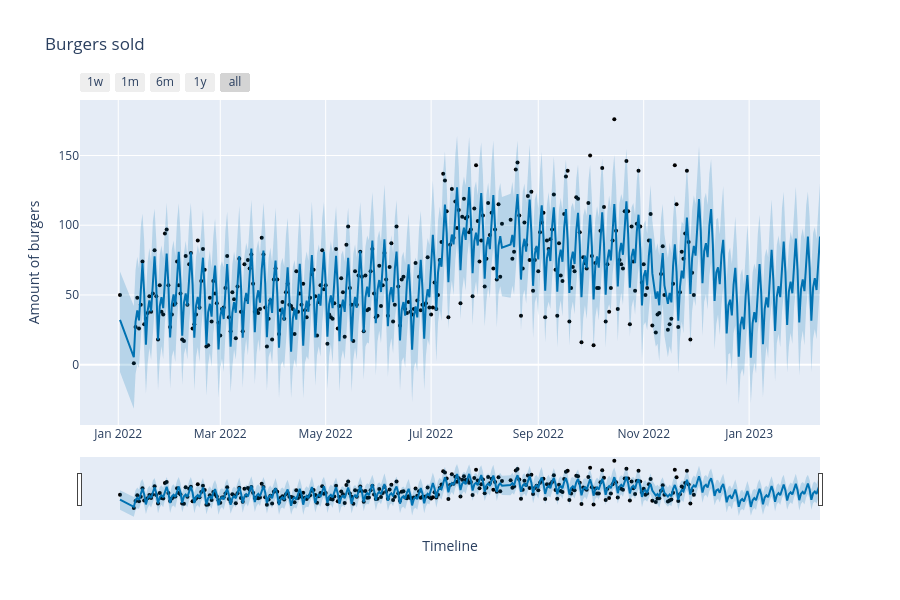

The notebook cell saved with this chart:
### Code cell
from prophet.plot import plot_plotly
from datetime import datetime

fig = plot_plotly(model, forecast)
fig.update_layout(
                  yaxis_title="Amount of burgers",
                  xaxis_title="Timeline",
                  title="Burgers sold",
                  )

fig

### Figure 1 — Plotly figure (JSON) as saved in the notebook; plotly's stock layout.template omitted (floating-point values rounded to 4 significant figures; data arrays with more than 128 entries replaced by an {"elided": "..."} marker saying what was removed)
{"data": [{"marker": {"color": "black", "size": 4}, "mode": "markers", "name": "Actual", "type": "scatter", "x": {"elided": "320 str values"}, "y": {"elided": "320 int values"}}, {"hoverinfo": "skip", "line": {"width": 0}, "mode": "lines", "type": "scatter", "x": {"elided": "393 str values"}, "y": {"elided": "393 float values"}}, {"fill": "tonexty", "fillcolor": "rgba(0, 114, 178, 0.2)", "line": {"color": "#0072B2", "width": 2}, "mode": "lines", "name": "Predicted", "type": "scatter", "x": {"elided": "393 str values"}, "y": {"elided": "393 float values"}}, {"fill": "tonexty", "fillcolor": "rgba(0, 114, 178, 0.2)", "hoverinfo": "skip", "line": {"width": 0}, "mode": "lines", "type": "scatter", "x": {"elided": "393 str values"}, "y": {"elided": "393 float values"}}], "layout": {"height": 600, "showlegend": false, "title": {"text": "Burgers sold"}, "width": 900, "xaxis": {"rangeselector": {"buttons": [{"count": 7, "label": "1w", "step": "day", "stepmode": "backward"}, {"count": 1, "label": "1m", "step": "month", "stepmode": "backward"}, {"count": 6, "label": "6m", "step": "month", "stepmode": "backward"}, {"count": 1, "label": "1y", "step": "year", "stepmode": "backward"}, {"step": "all"}]}, "rangeslider": {"visible": true}, "title": {"text": "Timeline"}, "type": "date"}, "yaxis": {"title": {"text": "Amount of burgers"}}}}
